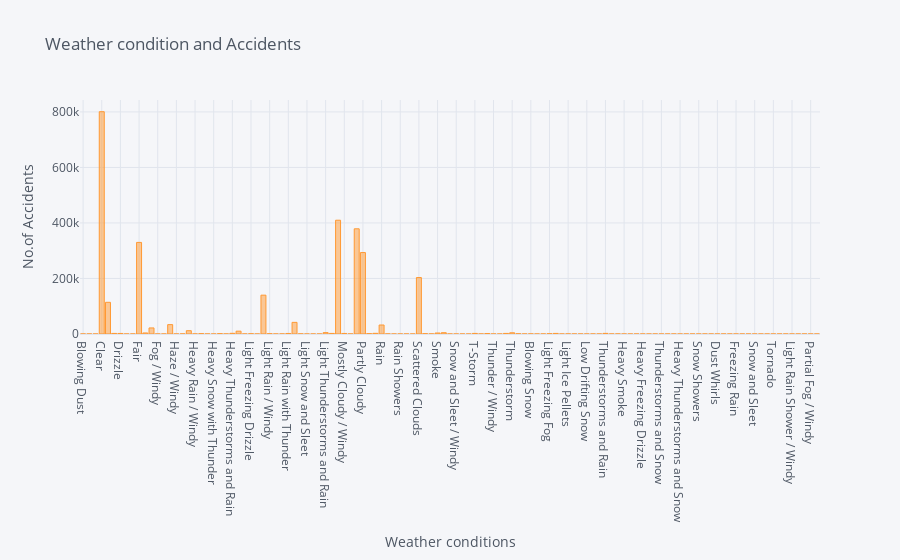

The notebook cell this image was saved under:
### Code cell
w_m["acc_count"].iplot(kind="bar", title = "Weather condition and Accidents", xTitle="Weather conditions",
         yTitle="No.of Accidents",
         opacity=0.5)

### Figure 1 — Plotly figure (JSON) as saved in the notebook; plotly's stock layout.template omitted (floating-point values rounded to 4 significant figures)
{"data": [{"marker": {"color": "rgba(255, 153, 51, 0.5)", "line": {"color": "rgba(255, 153, 51, 1.0)", "width": 1}}, "name": "acc_count", "orientation": "v", "text": "", "type": "bar", "x": ["Blowing Dust", "Blowing Dust / Windy", "Blowing Snow / Windy", "Clear", "Cloudy", "Cloudy / Windy", "Drizzle", "Drizzle / Windy", "Drizzle and Fog", "Fair", "Fair / Windy", "Fog", "Fog / Windy", "Funnel Cloud", "Haze", "Haze / Windy", "Heavy Drizzle", "Heavy Rain", "Heavy Rain / Windy", "Heavy Snow", "Heavy Snow / Windy", "Heavy Snow with Thunder", "Heavy T-Storm", "Heavy T-Storm / Windy", "Heavy Thunderstorms and Rain", "Light Drizzle", "Light Drizzle / Windy", "Light Freezing Drizzle", "Light Freezing Rain / Windy", "Light Rain", "Light Rain / Windy", "Light Rain Shower", "Light Rain Showers", "Light Rain with Thunder", "Light Snow", "Light Snow / Windy", "Light Snow and Sleet", "Light Snow and Sleet / Windy", "Light Snow with Thunder", "Light Thunderstorms and Rain", "Mist", "Mostly Cloudy", "Mostly Cloudy / Windy", "N/A Precipitation", "Overcast", "Partly Cloudy", "Partly Cloudy / Windy", "Patches of Fog", "Rain", "Rain / Windy", "Rain Shower", "Rain Showers", "Sand / Dust Whirlwinds", "Sand / Dust Whirlwinds / Windy", "Scattered Clouds", "Shallow Fog", "Showers in the Vicinity", "Smoke", "Snow", "Snow / Windy", "Snow and Sleet / Windy", "Snow and Thunder", "Squalls / Windy", "T-Storm", "T-Storm / Windy", "Thunder", "Thunder / Windy", "Thunder / Wintry Mix / Windy", "Thunder in the Vicinity", "Thunderstorm", "Wintry Mix", "Wintry Mix / Windy", "Blowing Snow", "Heavy Blowing Snow", "Ice Pellets", "Light Freezing Fog", "Light Freezing Rain", "Light Hail", "Light Ice Pellets", "Light Snow Showers", "Light Thunderstorms and Snow", "Low Drifting Snow", "Small Hail", "Squalls", "Thunderstorms and Rain", "Volcanic Ash", "Widespread Dust", "Heavy Smoke", "Heavy Thunderstorms with Small Hail", "Light Haze", "Heavy Freezing Drizzle", "Light Blowing Snow", "Light Thunderstorm", "Thunderstorms and Snow", "Heavy Freezing Rain", "Heavy Rain Showers", "Heavy Thunderstorms and Snow", "Light Snow Grains", "Smoke / Windy", "Snow Showers", "Light Fog", "Snow Grains", "Dust Whirls", "Freezing Rain / Windy", "Heavy Ice Pellets", "Freezing Rain", "Partial Fog", "Sleet", "Snow and Sleet", "Hail", "Thunder and Hail / Windy", "Tornado", "Blowing Sand", "Heavy Sleet", "Light Rain Shower / Windy", "Light Sleet", "Light Snow Shower", "Partial Fog / Windy", "Widespread Dust / Windy"], "y": [44, 64, 10, 800911, 114181, 2079, 2017, 4, 65, 329990, 3731, 21802, 59, 18, 33816, 66, 256, 11916, 155, 1216, 23, 6, 1247, 145, 2461, 10200, 28, 798, 6, 139911, 1037, 53, 156, 1915, 41920, 450, 9, 4, 9, 4908, 2135, 409985, 1980, 156, 378966, 293469, 1306, 2385, 32383, 299, 6, 122, 27, 2, 203399, 1133, 262, 3557, 4732, 46, 9, 1, 5, 2123, 127, 1631, 80, 1, 2143, 4358, 800, 20, 266, 4, 101, 990, 2118, 3, 258, 24, 22, 5, 30, 26, 2198, 21, 129, 1, 7, 10, 2, 3, 2, 3, 2, 7, 5, 6, 7, 2, 4, 4, 1, 1, 4, 17, 10, 3, 9, 2, 1, 2, 1, 6, 1, 3, 1, 1, 1]}], "layout": {"legend": {"bgcolor": "#F5F6F9", "font": {"color": "#4D5663"}}, "paper_bgcolor": "#F5F6F9", "plot_bgcolor": "#F5F6F9", "title": {"font": {"color": "#4D5663"}, "text": "Weather condition and Accidents"}, "xaxis": {"gridcolor": "#E1E5ED", "showgrid": true, "tickfont": {"color": "#4D5663"}, "title": {"font": {"color": "#4D5663"}, "text": "Weather conditions"}, "zerolinecolor": "#E1E5ED"}, "yaxis": {"gridcolor": "#E1E5ED", "showgrid": true, "tickfont": {"color": "#4D5663"}, "title": {"font": {"color": "#4D5663"}, "text": "No.of Accidents"}, "zerolinecolor": "#E1E5ED"}}}
